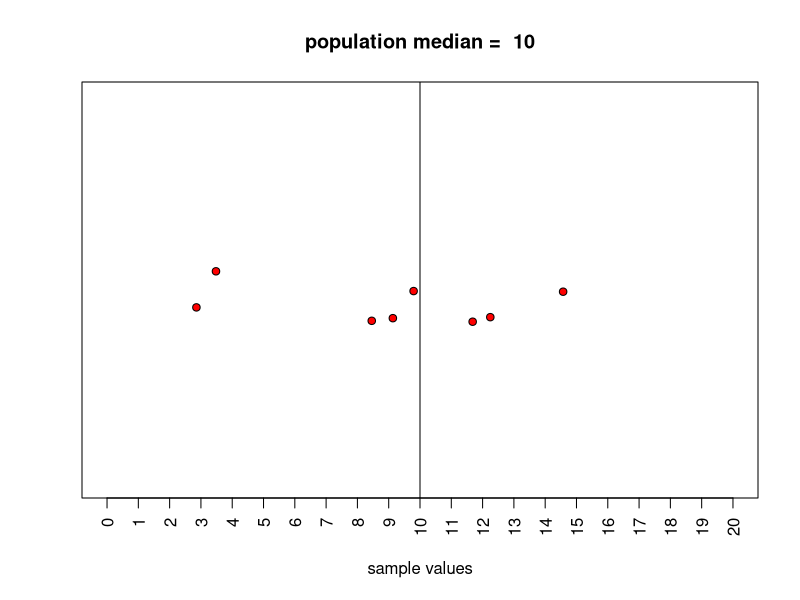
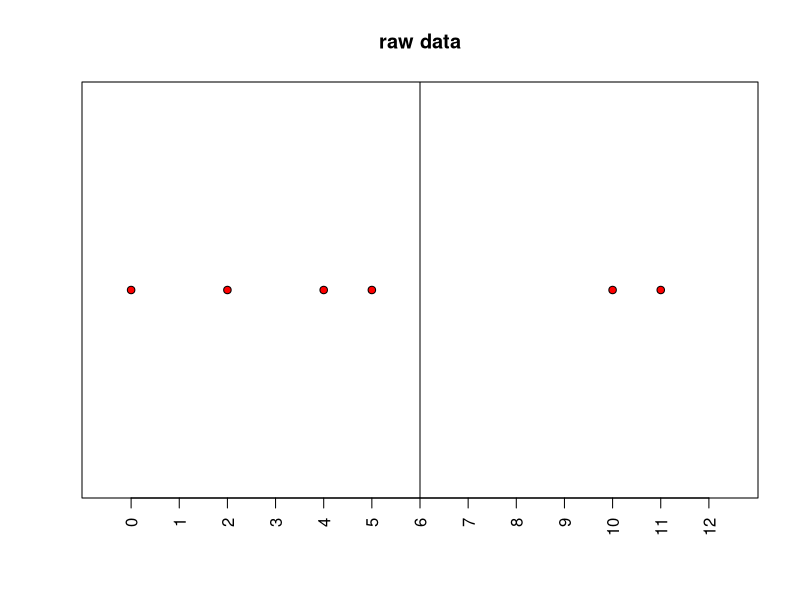
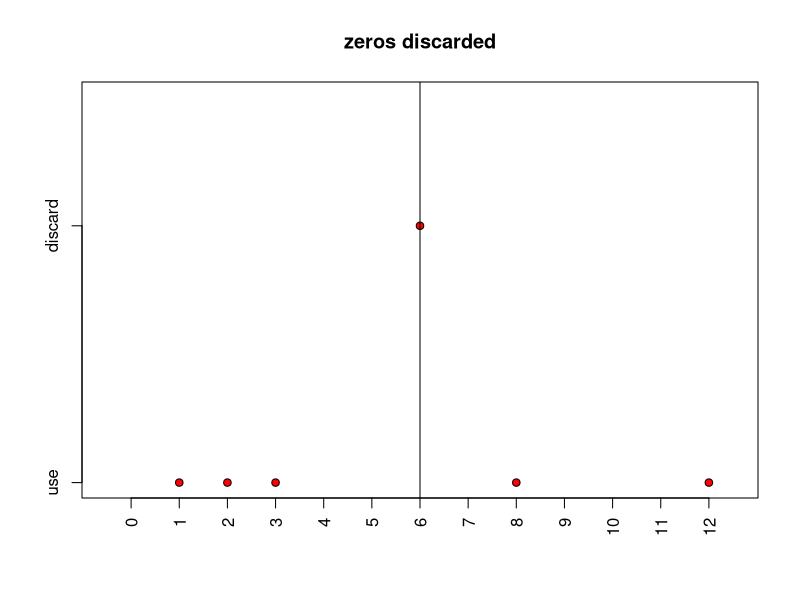
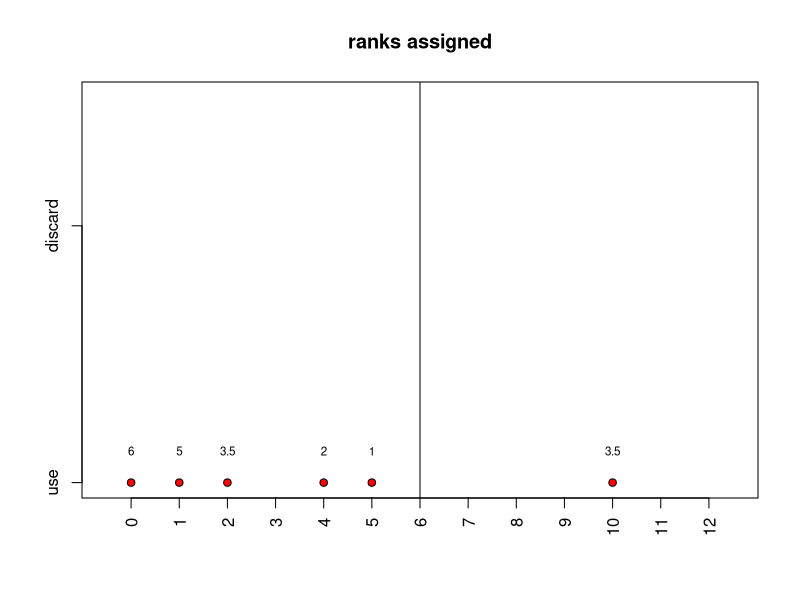
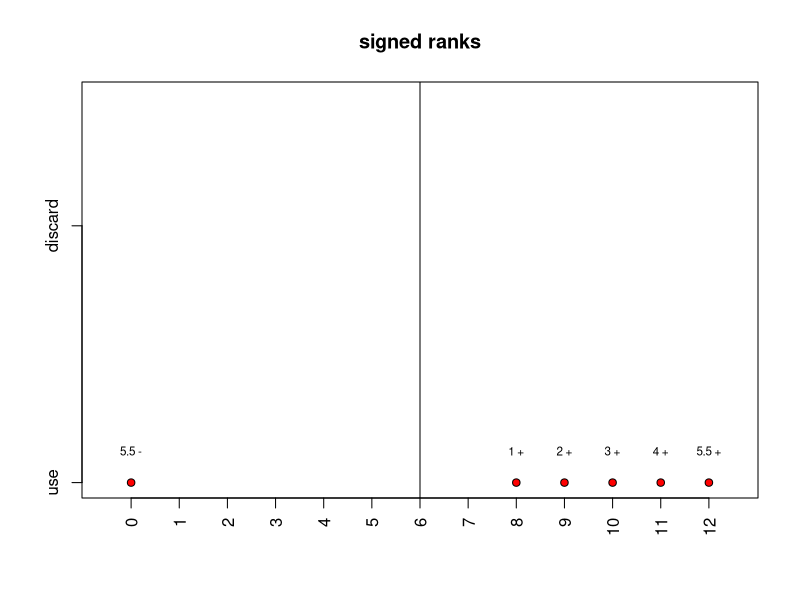
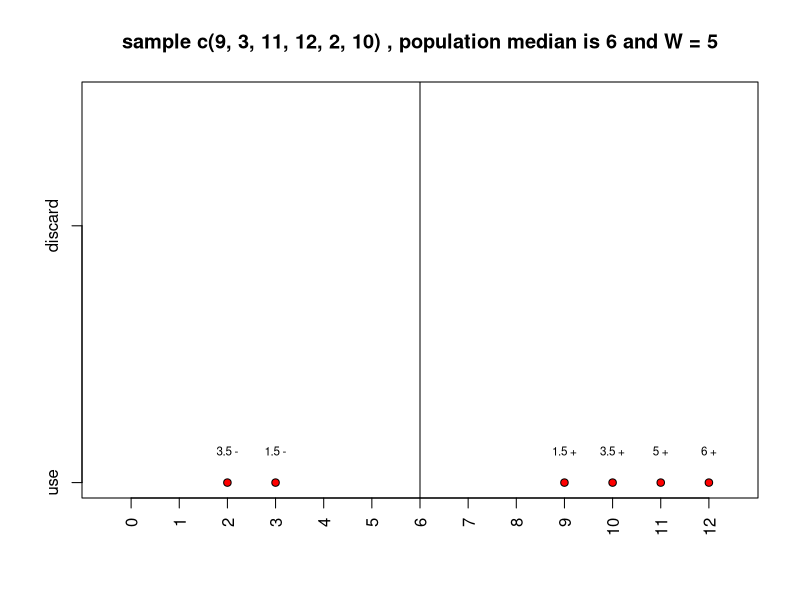
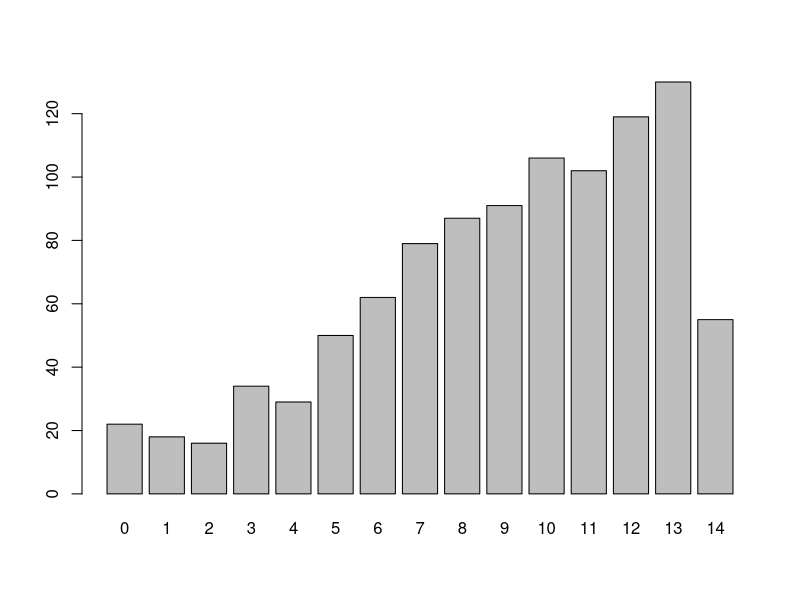
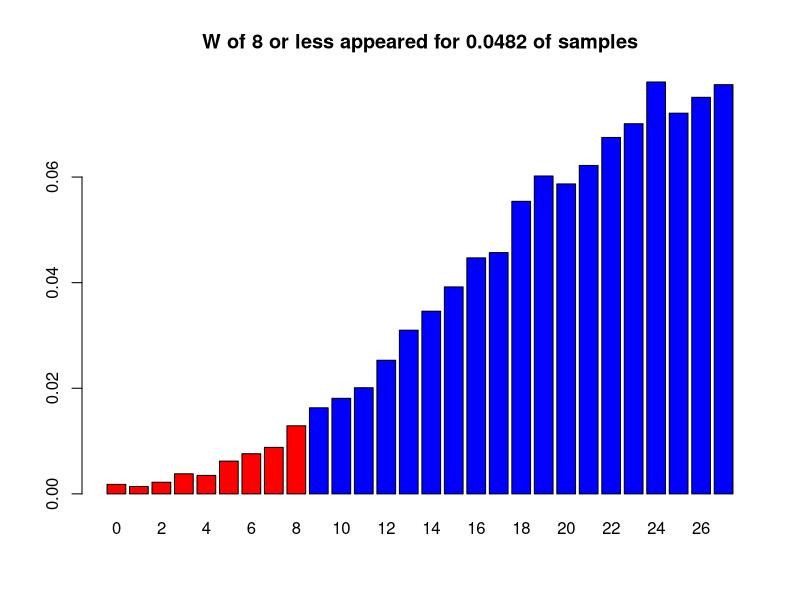

Here is the R script that generated these plots, in order:
## ---- chunk 1
wilcoxon_rank <- function(data, eta = 0)
{
  condition = (data == eta)
  data_used <- data[condition == FALSE]
  ranks <- rank(abs(data_used - eta))
  rank_signs <- ifelse(data_used < eta, -1, 1)
  signed_ranks <- ranks * rank_signs
  W <- min(sum(signed_ranks[signed_ranks > 0]), (-1)*sum(signed_ranks[signed_ranks < 0]))
  print(W)
}
## ---- chunk 2

# Set the sample size (n) and population median, and approximate IQR if desired.

sample_size <- 8
pop_median <- 10
pop_iqr <- 2.5

# Generate random data from a normal distribution

data<-rnorm(sample_size, mean = pop_median, sd = 1.35*pop_iqr)

# Use to generate suitable x-axis

x_vals <- seq(round(pop_median-4*pop_iqr, digits=0), 
              round(pop_median+4*pop_iqr, digits=0), 
              by = 1)

# Generate a stripchart plot with vertical line at population median

stripchart(data,
           main = paste("population median = ",pop_median), 
           method = "jitter",
           pch = 21,
           col = c("black"),
           bg = c("red"),
           xaxt = "n",
           xlim = c(pop_median-4*pop_iqr, pop_median+4*pop_iqr),
           xlab = "sample values"
           )
axis(1, at = x_vals, las = 2)
abline(v = pop_median)
## ---- chunk 3
n <- 6
x_min <- 0
x_max <- 12
median <- 0.5*(x_max - x_min)
data <- sample(x_min:x_max,n)
stripchart(data,
           main = paste("raw data"),
           method = "stack",
           pch = 21,
           col = c("black", "black"),
           bg = c("red", "red"),
           xaxt = "n",
           xlim = c(x_min-0.5, x_max+0.5))
axis(1, at = seq(x_min,x_max, by = 1), las = 2)
abline(v = median)
## ---- chunk 4
n<-6
x_min <- 0
x_max <- 12
median <- 0.5*(x_max - x_min)
data <- sample(x_min:x_max, n)
condition = (data == median)
discard <- data[condition == TRUE]
use <- data[condition == FALSE]
list <- list("use" = use, "discard" = discard)
stripchart(list,
           main = paste("zeros discarded"),
           method = "stack",
           pch = 21,
           col = c("black", "black"),
           bg = c("red", "red"),
           xaxt = "n",
           xlim = c(x_min-0.5, x_max+0.5))
axis(1, at = seq(x_min, x_max, by = 1), las = 2)
abline(v = median)
## ---- chunk 5
n <- 6
x_min <- 0
x_max <- 12
median <- 0.5*(x_max - x_min)
data <- sample(x_min:x_max,n)
condition=(data==median)
discard<-data[condition==TRUE]
use<-data[condition==FALSE]
list<-list("use"=use,"discard"=discard)
list<-list("use"=use,"discard"=discard)
stripchart(list,
           main=paste("ranks assigned"),
           method="stack",
           pch=21,
           col=c("black","black"),
           bg=c("red","red"),
           xaxt="n",
           xlim=c(x_min-0.5,x_max+0.5))
axis(1, at = seq(x_min,x_max, by = 1), las=2)
abline(v=median)
ranks=rank(abs(use-median))
ranksign<-ifelse(use<median,-1,1)
signedranks<-ranks
text(use,1,signedranks,adj=c(0.5,-3),cex=0.7,col="black")
## ---- chunk 6
n <- 6
x_min <- 0
x_max <- 12
median <- 0.5*(x_max - x_min)
data <- sample(x_min:x_max,n)
condition=(data==median)
discard<-data[condition==TRUE]
use<-data[condition==FALSE]
list<-list("use"=use,"discard"=discard)
list<-list("use"=use,"discard"=discard)
stripchart(list,
           main = paste("signed ranks"),
           method = "stack",
           pch = 21,
           col = c("black", "black"),
           bg = c("red", "red"),
           xaxt = "n",
           xlim = c(x_min-0.5,x_max+0.5))
axis(1, at = seq(x_min,x_max, by = 1), las = 2)
abline(v = median)
ranks = rank(abs(use-median))
ranksign <- ifelse(use<median,"-","+")
signedranks <- paste(ranks, ranksign)
text(use, 1, signedranks, adj = c(0.5,-3), cex=0.7, col = "black")
## ---- chunk 7
n <- 6
x_min <- 0
x_max <- 12
median <- 0.5*(x_max - x_min)
data <- sample(x_min:x_max,n)
condition = (data==median)
discard <- data[condition==TRUE]
use <- data[condition==FALSE]
list <- list("use"=use,"discard"=discard)
list <- list("use"=use,"discard"=discard)
wilcoxon_rank_silent <- function(data, eta = 0)
{
  condition = (data == eta)
  data_used <- data[condition == FALSE]
  ranks <- rank(abs(data_used - eta))
  rank_signs <- ifelse(data_used < eta, -1, 1)
  signed_ranks <- ranks * rank_signs
  W <- min(sum(signed_ranks[signed_ranks > 0]), (-1)*sum(signed_ranks[signed_ranks < 0]))
}
W<-wilcoxon_rank_silent(data, eta = median)
stripchart(list,
           main=paste("sample",list(data),", population median is",median,"and W =",W),
           method = "stack",
           pch = 21,
           col = c("black", "black"),
           bg = c("red", "red"),
           xaxt = "n",
           xlim = c(x_min-0.5,x_max+0.5))
axis(1, at = seq(x_min,x_max, by = 1), las = 2)
abline(v = median)
ranks = rank(abs(use-median))
ranksign <- ifelse(use<median,"-","+")
signedranks <- paste(ranks, ranksign)
text(use, 1, signedranks, adj = c(0.5,-3), cex=0.7, col = "black")
## ---- chunk 8
data <- c(6,8,8,2,10,11,15)
wilcoxon_rank(data, eta = 10)
## ---- chunk 9
replications <- 1000
sample_size <- 7
wilcoxon_rank_simulation <- function(data, eta = 0, n = 12)
{
  data <- rnorm(n, mean = eta, sd = 4)
  condition = (data == eta)
  data_used <- data[condition == FALSE]
  ranks <- rank(abs(data_used - eta))
  rank_signs <- ifelse(data_used < eta, -1, 1)
  signed_ranks <- ranks * rank_signs
  W <- min(sum(signed_ranks[signed_ranks > 0]), (-1)*sum(signed_ranks[signed_ranks < 0]))
}
W_data <- replicate(replications,wilcoxon_rank_simulation(data, n = sample_size))
barplot(table(W_data))
## ---- chunk 10
sample_size = 10
check <- 8
W_data <- replicate(10000,wilcoxon_rank_simulation(data, n = sample_size))
props <- proportions(table(W_data))
reds <- check + 1
greys <- sample_size * (sample_size + 1) * 0.5
vec_reds <- rep("red",times = reds)
vec_greys <- rep("blue", times = greys)
vec_col <- c(vec_reds, vec_greys)
upto <- check + 1
p <- sum(props[c(1:upto)])
barplot(props,
        col = vec_col,
        main = paste("W of",check,"or less appeared for",p,"of samples"))
